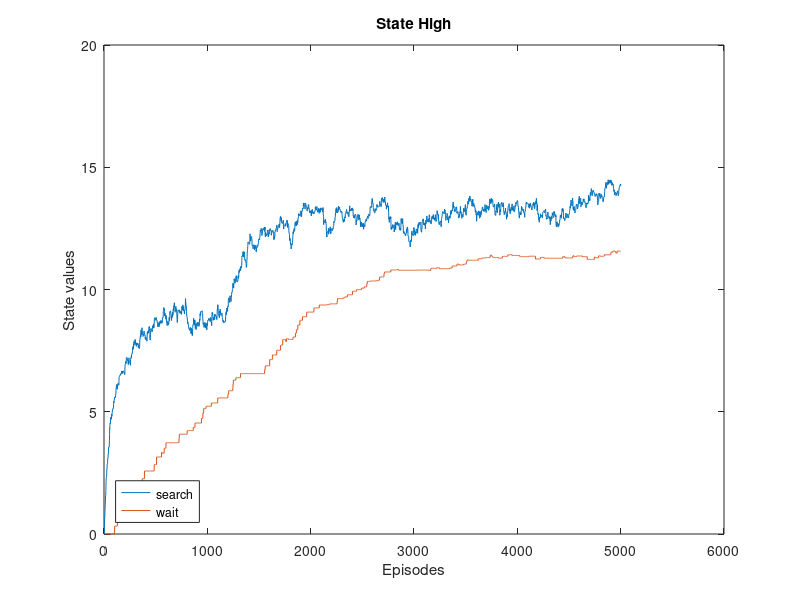
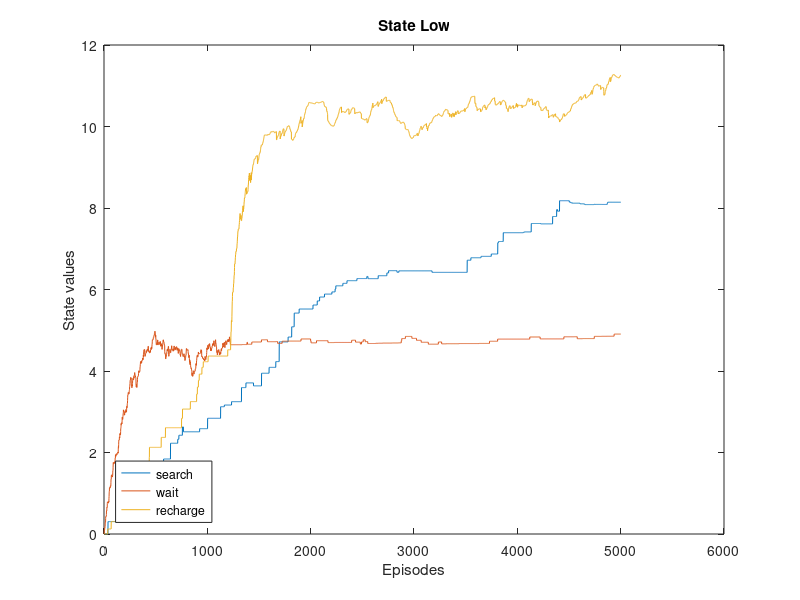

Write the MATLAB code that produced these figures, in order.
% Achyuth Nandikotkur
% V00975928
% ECE-559B
% October 30, 2021

% Question 4

clear;
clc;

global returns qvector searchrewards waitrewards startState actionsAtHigh actionsAtLow stepsize epsilon;

% To store average returns
% high - low
qvaluehighsearch = [0];
qvaluehighwait = [0];

qvaluelowsearch = [0];
qvaluelowwait = [0];
qvaluelowrecharge = [0];

Steps = 5000;

stepsize = 0.05;
epsilon = 0.1;

searchrewards = [3, 4, 5, 6];
waitrewards = [0, 1, 2];


loop = 1;
counterhigh = 0;
counterlow = 0;
% returns{0} high
% returns{1} low
returns = [0 0];

for outerloop = 1: Steps
    % selecting initial state as high = 1 or low = 2 with equal probability
    sequence = cell(1, 2);
    for k1 = 1:2
        sequence{k1}.state = 0;
        sequence{k1}.action = 0;
        sequence{k1}.reward = 0;
    end

    % Selecting initial state randomly
    sequence{1}.state = randsample([1, 2], 1, true, [0.5, 0.5]);

    % Selecting initial action
    epsgreedy = rand;

    % Greedily
    if(epsgreedy <= (1 - epsilon))
        % If in state high
        if(sequence{1}.state == 1) 
            % choosing greedily
            [maxValuedActions, I] = max([qvaluehighsearch(end), qvaluehighwait(end)]);

            % Tie breaking between different same max valued actions
            sameValueActions = find([qvaluehighsearch(end), qvaluehighwait(end)] == maxValuedActions);
            r = randi(length(sameValueActions));
            sequence{1}.action = sameValueActions(r);
        else
            % choosing greedily
            [maxValuedActions, I] = max([qvaluelowsearch(end), qvaluelowwait(end), qvaluelowrecharge(end)]);

            % Tie breaking between different same max valued actions
            sameValueActions = find([qvaluelowsearch(end), qvaluelowwait(end), qvaluelowrecharge(end)] == maxValuedActions);
            r = randi(length(sameValueActions));
            sequence{1}.action = sameValueActions(r);
        end
    else
        % Randomly with epsilon probability

        if(sequence{1}.state == 1)
            % if initial state is high, select search or wait randomly
            sequence{1}.action = randsample([1, 2], 1);
        else
            % if initial state is low, select search or wait or recharge randomly
            sequence{1}.action = randsample([1, 2, 3], 1);
        end
    end


    % Determining reward and next state
    if(sequence{1}.state == 1)
        % action can be search = 1, wait = 2;
        if sequence{1}.action == 1
          sequence{1+1}.state = randsample([1, 2],1, true, [0.25, 0.75]);
          sequence{1}.reward =  randsample(searchrewards,1, true, [1/4, 1/4, 1/4, 1/4]);
        else
          sequence{1}.reward =  randsample(waitrewards,1, true, [1/3, 1/3, 1/3]);
          sequence{1+1}.state = 1;
        end
    else
        % if in state low
        % action can be search = 1, wait = 2; recharge = 3;
        if sequence{1}.action == 1
          sequence{1+1}.state = randsample([2, 1], 1, true, [0.25, 0.75]);
          if(sequence{1+1}.state == 2)
              sequence{1}.reward =  randsample(searchrewards,1, true, [1/4, 1/4, 1/4, 1/4]);
          else
              sequence{1}.reward = -3;
          end
        elseif(sequence{1}.action == 2)
          sequence{1}.reward =  randsample(waitrewards,1, true, [1/3, 1/3, 1/3]);
          sequence{1+1}.state = 2;
        else
           sequence{1}.reward = 0;
           sequence{1+1}.state = 1;
        end
    end

    epsgreedy = rand;
    if(epsgreedy < (1 - epsilon))          
        if(sequence{1+1}.state == 1)
            % choosing greedily
            [maxValuedActions, I] = max([qvaluehighsearch(end), qvaluehighwait(end)]);

            % Tie breaking between different same max valued actions
            sameValueActions = find([qvaluehighsearch(end), qvaluehighwait(end)] == maxValuedActions);
        else
            % choosing greedily
            [maxValuedActions, I] = max([qvaluelowsearch(end), qvaluelowwait(end), qvaluelowrecharge(end)]);

            % Tie breaking between different same max valued actions
            sameValueActions = find([qvaluelowsearch(end), qvaluelowwait(end), qvaluelowrecharge(end)] == maxValuedActions);
        end

        r = randi(length(sameValueActions));

        sequence{1+1}.action = sameValueActions(r);  
    else
        if(sequence{1+1}.state == 1)
            sequence{1+1}.action = randsample([1, 2], 1);
        else
            sequence{1+1}.action = randsample([1, 2, 3], 1);
        end
    end

    if(sequence{1}.state == 1)         
        % Choosing to search
        if(sequence{1}.action == 1)
            if(sequence{1+1}.state == 1 && sequence{1+1}.action == 1)
                temp = qvaluehighsearch(end) + stepsize * (sequence{1}.reward + (0.8 * qvaluehighsearch(end)) - qvaluehighsearch(end));
                qvaluehighsearch = [qvaluehighsearch; temp];
            elseif(sequence{1+1}.state == 1 && sequence{1+1}.action == 2)
                temp = qvaluehighsearch(end) + stepsize * (sequence{1}.reward + (0.8 * qvaluehighwait(end)) - qvaluehighsearch(end));
                qvaluehighsearch = [qvaluehighsearch; temp];
            elseif(sequence{1+1}.state == 2 && sequence{1+1}.action == 1)
                temp = qvaluehighsearch(end) + stepsize * (sequence{1}.reward + (0.8 * qvaluelowsearch(end)) - qvaluehighsearch(end));
                qvaluehighsearch = [qvaluehighsearch; temp];
            elseif(sequence{1+1}.state == 2 && sequence{1+1}.action == 2)
                temp = qvaluehighsearch(end) + stepsize * (sequence{1}.reward + (0.8 * qvaluelowwait(end)) - qvaluehighsearch(end));
                qvaluehighsearch = [qvaluehighsearch; temp];
            elseif(sequence{1+1}.state == 2 && sequence{1+1}.action == 3)
                temp = qvaluehighsearch(end) + stepsize * (sequence{1}.reward + (0.8 * qvaluelowrecharge(end)) - qvaluehighsearch(end));
                qvaluehighsearch = [qvaluehighsearch; temp];
            end
            qvaluehighwait = [qvaluehighwait; qvaluehighwait(end)];

        % Choosing to wait
        elseif(sequence{1}.action == 2)
            % Next step will be high, and two actions possible, search
            % and wait again
            if(sequence{1+1}.action == 1)
                temp = qvaluehighwait(end) + stepsize * (sequence{1}.reward + (0.8 * qvaluehighsearch(end)) - qvaluehighwait(end));
                qvaluehighwait = [qvaluehighwait; temp];
            else
                temp = qvaluehighwait(end) + stepsize * (sequence{1}.reward + (0.8 * qvaluehighwait(end)) - qvaluehighwait(end));
                qvaluehighwait = [qvaluehighwait; temp];
            end
             qvaluehighsearch = [qvaluehighsearch; qvaluehighsearch(end)];
        end

        qvaluelowsearch = [qvaluelowsearch; qvaluelowsearch(end)];
        qvaluelowwait = [qvaluelowwait; qvaluelowwait(end)];
        qvaluelowrecharge = [qvaluelowrecharge; qvaluelowrecharge(end)];
    else
        % At state low

        % Choosing to search
        if(sequence{1}.action == 1)
            if(sequence{1+1}.state == 1 && sequence{1+1}.action == 1)
                temp = qvaluelowsearch(end) + stepsize * (sequence{1}.reward + (0.8 * qvaluehighsearch(end)) - qvaluelowsearch(end));
                qvaluelowsearch = [qvaluelowsearch; temp];
            elseif(sequence{1+1}.state == 1 && sequence{1+1}.action == 2)
                temp = qvaluelowsearch(end) + stepsize * (sequence{1}.reward + (0.8 * qvaluehighwait(end)) - qvaluelowsearch(end));
                qvaluelowsearch = [qvaluelowsearch; temp];
            elseif(sequence{1+1}.state == 2 && sequence{1+1}.action == 1)
                temp = qvaluelowsearch(end) + stepsize * (sequence{1}.reward + (0.8 * qvaluelowsearch(end)) - qvaluelowsearch(end));
                qvaluelowsearch = [qvaluelowsearch; temp];
            elseif(sequence{1+1}.state == 2 && sequence{1+1}.action == 2)
                temp = qvaluelowsearch(end) + stepsize * (sequence{1}.reward + (0.8 * qvaluelowwait(end)) - qvaluelowsearch(end));
                qvaluelowsearch = [qvaluelowsearch; temp];
            elseif(sequence{1+1}.state == 2 && sequence{1+1}.action == 3)
                temp = qvaluelowsearch(end) + stepsize * (sequence{1}.reward + (0.8 * qvaluelowrecharge(end)) - qvaluelowsearch(end));
                qvaluelowsearch = [qvaluelowsearch; temp];
            end
            qvaluelowwait = [qvaluelowwait; qvaluelowwait(end)];
            qvaluelowrecharge = [qvaluelowrecharge; qvaluelowrecharge(end)];

        % Choosing to wait
        elseif(sequence{1}.action == 2)
            % Next step will be high, and two actions possible, search
            % and wait again
            if(sequence{1+1}.action == 1)
                temp = qvaluelowwait(end) + stepsize * (sequence{1}.reward + (0.8 * qvaluelowsearch(end)) - qvaluelowwait(end));
                qvaluelowwait = [qvaluelowwait; temp];
            else
                temp = qvaluelowwait(end) + stepsize * (sequence{1}.reward + (0.8 * qvaluelowwait(end)) - qvaluelowwait(end));
                qvaluelowwait = [qvaluelowwait; temp];
            end
            qvaluelowsearch = [qvaluelowsearch; qvaluelowsearch(end)];
            qvaluelowrecharge = [qvaluelowrecharge; qvaluelowrecharge(end)];

        % Choosing to recharge at low
        else
            if(sequence{1+1}.action == 1)
                temp = qvaluelowrecharge(end) + stepsize * ((0.8 * qvaluehighsearch(end)) - qvaluelowrecharge(end));
                qvaluelowrecharge = [qvaluelowrecharge; temp];
            elseif(sequence{1+1}.action == 2)
                temp = qvaluelowrecharge(end) + stepsize * ((0.8 * qvaluehighwait(end)) - qvaluelowrecharge(end));
                qvaluelowrecharge = [qvaluelowrecharge; temp];
            end
            qvaluelowsearch = [qvaluelowsearch; qvaluelowsearch(end)];
            qvaluelowwait = [qvaluelowwait; qvaluelowwait(end)];
        end

        qvaluehighsearch = [qvaluehighsearch; qvaluehighsearch(end)];
        qvaluehighwait = [qvaluehighwait; qvaluehighwait(end)];
    end
end
% celldisp(sequence);

t1=1:length(qvaluehighsearch);
t2=1:length(qvaluehighwait);
t3=1:length(qvaluelowsearch);
t4=1:length(qvaluelowwait);
t5=1:length(qvaluelowrecharge);

figure(1)
plot(t1, qvaluehighsearch, t2,qvaluehighwait);
xlabel('Episodes') 
ylabel('State values')
legend({'search','wait'},'Location','southwest')
title('State High');

figure(2)
plot(t1, qvaluelowsearch, 1:length(qvaluelowwait), qvaluelowwait, 1:length(qvaluelowrecharge), qvaluelowrecharge);
xlabel('Episodes') 
ylabel('State values')
legend({'search','wait', 'recharge'},'Location','southwest')
title('State Low');